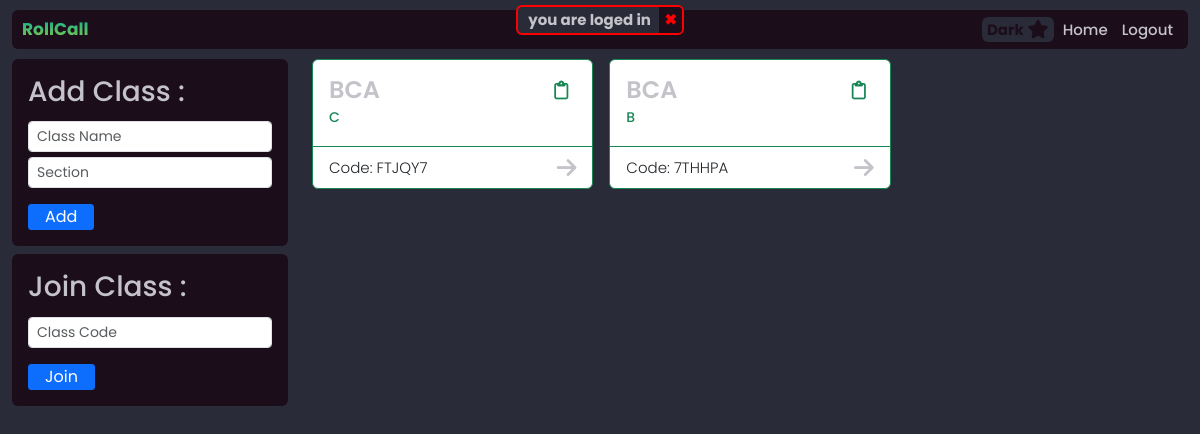
The app's page /teacher (signed in), older data.
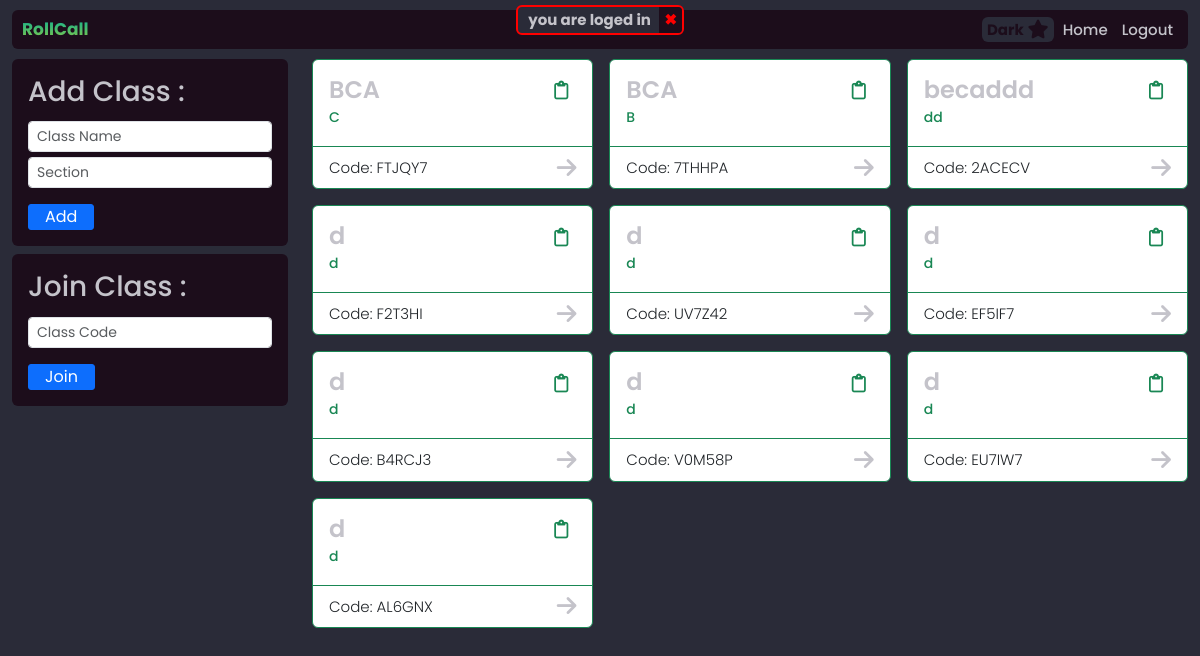
The same page, newer data.
### tables this page shows
CREATE TABLE `class` (
  `class_id` int(11) NOT NULL,
  `class_name` varchar(255) NOT NULL,
  `class_code` varchar(6) NOT NULL,
  `section` varchar(255) DEFAULT NULL,
  `start_date` date NOT NULL
);

### teacher/index.php (called while the page is built)
<?php
include_once("../templates/home.php");
include_once("../templates/footer.php");
exit();
?>

### includes/action.function.inc.php (called while the page is built, shortened)
<?php
function giveClasses($conn, $user_id, $user_type)
{
    if ($user_type === "teacher") {
        $stmt = $conn->prepare("
            SELECT class.* FROM class
            INNER JOIN class_teacher_member ON class_teacher_member.class_id = class.class_id
            WHERE class_teacher_member.teacher_id = ?
        ");
    } else {
        $stmt = $conn->prepare("
            SELECT class.* FROM class
            INNER JOIN class_student_member ON class_student_member.class_id = class.class_id
            WHERE class_student_member.student_id = ?
        ");
    }
    $stmt->bind_param("i", $user_id);
    $stmt->execute();
    $result = $stmt->get_result();
    $classes = array();
    while ($row = $result->fetch_assoc()) {
        $classes[] = $row;
    }
    return $classes;
}

### includes/main.function.inc.php (called while the page is built, shortened)
<?php
$DOMAIN = $_SERVER['HTTP_HOST'];

### templates/home.php (the view, shortened to what this page needs)
<?php include_once('../templates/header.php') ?>
<?php
require_once('../includes/main.function.inc.php');
require_once '../includes/dbh.inc.php';
require_once '../includes/action.function.inc.php';
?>
<link rel="stylesheet" href="../styles/home.css">
<section class="container-fluid main-body">
    <div class="row">
        <div class="col-md-4 col-lg-3">
            <?php if ($_SESSION['userType'] === "teacher") : ?>
                <div class="box p-3 mb-2 bgImage">
                    <form action="../includes/addClass.inc.php" method="post">
                        <div class="add-class d-flex flex-column">
                            <h3>Add Class :</h3>
                            <span>
                                <input type="text" class="addClass-input form-control form-control-sm" name="class_name" placeholder="Class Name" />
                            </span>
                            <span>
                                <input type="text" class="addClass-input form-control form-control-sm" name="class_section" placeholder="Section" />
                            </span>
                            <input type="submit" name="submit" value="Add" class="btn btn-primary py-0 px-3">
                        </div>
                    </form>
                </div>
            <?php endif ?>
            <div class="box p-3 mb-2 bgImage">
                <form action="../student/joinClass.inc.php" method="post">
                    <div class="join-class d-flex flex-column">
                        <h3>Join Class :</h3>
                        <?php
                        if (isset($_GET["join"])) {
                            $class_code = $_GET["join"];
                        } else {
                            $class_code = "";
                        }
                        ?>
                        <span>
                            <input type="text" class="addClass-input form-control form-control-sm" name="class_code" placeholder="Class Code" value="<?= $class_code ?>" />
                        </span>
                        <input type="submit" name="submit" value="Join" class="btn btn-primary py-0 px-3">
                    </div>
                </form>
            </div>
        </div>
        <div class="col">
            <div class="row row-cols-1 row-cols-sm-2 row-cols-md-2 row-cols-lg-3 g-3 ">
                <?php
                $classes = giveClasses($conn, $_SESSION['id'], $_SESSION['userType']);
                if (count($classes) > 0) {
                    foreach ($classes as $class) {
                ?>
                        <div class="col">
                            <div class="card border-success bgImage">
                                <div class="card-body text-success bg-image">
                                    <div class="d-flex justify-content-between">
                                        <a href="../<?= $_SESSION['userType'] ?>/peoples.php" class="class-name-btn" onclick="setClassIdCookie('<?= $class['class_id'] ?>','<?= $class['class_name'] ?>')">
                                            <span class="flex-cen">
                                                <h4 class="m-0"><?= $class['class_name'] ?></h4>
                                            </span></a>
                                        <span class="ml-auto copyCode-btn flex-cen tooltip-box" tooltip-data="Copy Class Link" data-link="<?= $DOMAIN ?>/home.php?join=<?= $class['class_code'] ?>"><i class="fa-regular fa-clipboard fa-lg"></i></span>
                                    </div>
                                    <p class="card-text"><?= $class['section'] ?></p>
                                </div>
                                <div class="card-footer bg-transparent border-success d-flex justify-content-between">
                                    <span>
                                    Code: <?= $class['class_code'] ?>
                                    </span>
                                    <a href="../<?= $_SESSION['userType'] ?>/peoples.php" onclick="setClassIdCookie('<?= $class['class_id'] ?>','<?= $class['class_name'] ?>')">
                                    </a>
                                </div>
                            </div>
                        </div>
                <?php
                    }
                } else {
                    echo "No classes found.";
                }
                ?>
            </div>
        </div>
    </div>
</section>
<?php include_once('../templates/footer.php') ?>

### templates/header.php (shortened to what this page needs)
<!DOCTYPE html>
<html lang="en">
<head>
    <link rel='stylesheet' href='https://unicons.iconscout.com/release/v2.1.9/css/unicons.css'>
    <link href="https://cdn.jsdelivr.net/npm/bootstrap@5.3.0-alpha2/dist/css/bootstrap.min.css" rel="stylesheet">
    <link rel="stylesheet" href="../styles/headers.css">
</head>
<body class="bgImage">
    <main>
        <div class="container-fluid header-box">
                    <div id="header" class="bgImage">
                        <div id="header-title-bar">
                            <div id="header-title">RollCall </div>
                        </div>
                        <div class="d-flex gap-1 float-right" id="menu">
                            <span onclick="changeTheme()" class="changeTheme-btn">
                                <span id="theme-label">Dark</span>
                                <i class="fa-solid fa-star fa-lg changeTheme-icon"></i>
                            </span>
                            <?php if (isset($_SESSION["id"])) : ?>
                                <span><a href='../<?php echo $_SESSION['userType']; ?>'>Home</a></span>
                                <span><a href='../includes/logout.inc.php'>Logout</a></span>
                            <?php else : ?>
                                <span><a href='auth.php'>Login</a></span>
                            <?php endif; ?>
                        </div>
                    </div>
        </div>
        <div id="messageBox">
            <?php if (isset($_SESSION["error"])) : ?>
                <div id='messageCard'>
                    <span class='message'><?= $_SESSION["error"] ?></span>
                    <span class='cross-icon' onclick='closeMessageBox(event)'>&#x2716;</span>
                </div>
            <?php endif; ?>
        </div>

### templates/footer.php (shortened to what this page needs)
</main>
</body>
</html>

### styles/headers.css (style rules this page uses)
:root { --bgColor: #2a2b38; --fgColor: #1C0D1B; --fg1Color: #1f2029; --priColor: #EDEADE; --textColor: #C4C3CA; --secColor: white; --borderR: 6px; --text-color: rgb(245, 245, 245); --input-placeholder-color: #999; }
* { margin: 0px; padding: 0px; transition: all 200ms linear; box-sizing: border-box; }
.tooltip-box { position: relative; }
.tooltip-box::after, .tooltip-box::before { --scale: 0; --tooltip-color: var(--fgColor); --arrow-size: 10px; position: absolute; top: -.25rem; left: 50%; transform: translateX(-50%) translateY(var(--tanslate-y, 0)) scale(var(--scale)); transition: 150ms transform; transform-origin: bottom center; }
.tooltip-box::before { --tanslate-y: calc(-95% - var(--arrow-size)); content: attr(tooltip-data); color: var(--textColor); padding: 0px 0.5rem; width: max-content; background: var(--tooltip-color); border-radius: var(--borderR); z-index: 10; }
.tooltip-box::after { --tanslate-y: calc(-1 * var(--arrow-size)); content: ''; border: var(--arrow-size) solid transparent; border-top-color: var(--tooltip-color); transform-origin: top center; z-index: 11; }
.flex-cen { display: flex; justify-content: center; align-items: center; }
a { cursor: pointer; transition: all 200ms linear; display: block; color: var(--textColor); text-decoration: none; }
p { font-weight: 500; font-size: 14px; }
h4 { font-weight: 600; }
body { font-family: 'Poppins', sans-serif; font-weight: 300; font-size: 15px; line-height: 1.7; color: var(--textColor); background-color: var(--bgColor); overflow-x: hidden; }
.bgImage { background-image: url('https://s3-us-west-2.amazonaws.com/s.cdpn.io/1462889/pat.svg'); background-position: bottom center; background-repeat: no-repeat; background-size: 300%; }
#header { border-radius: 6px; padding: 5px 10px; background-color: var(--fgColor); background-size: 300%; display: flex; justify-content: space-between; align-items: center; }
#header-title-bar { display: flex; justify-content: center; align-items: center; gap: 1rem; }
#header-title { font-size: 17px; background: -webkit-linear-gradient(#00b09b, #96c93d); -webkit-background-clip: text; -webkit-text-fill-color: transparent; font-weight: bold; }
#menu>span { padding: 0 5px; font-weight: 500; }
.changeTheme-btn { background-color: var(--bgColor); padding: 0px var(--borderR); border-radius: var(--borderR); cursor: pointer; user-select: none; }
#theme-label { color: var(--fgColor); font-weight: bold; }
.changeTheme-icon { line-height: 1; color: var(--fgColor); }
#messageBox { width: 100%; position: absolute; top: 5px; left: 0px; }
#messageCard { background-color: var(--bgColor); border-radius: var(--borderR); border: solid 2px red; padding-left: 10px; width: fit-content; margin: 0 auto; overflow: hidden; color: var(--textColor); font-weight: bold; }
.cross-icon { margin-left: 5px; color: red; background-color: var(--fgColor); padding: 5px; box-sizing: border-box; cursor: pointer; }
main { display: flex; flex-direction: column; height: 100vh; gap: 10px; }
.main-body { flex-grow: 1; overflow: hidden; padding-bottom: 10px; gap: 10px; }
.header-box { margin-top: 10px; }

### styles/home.css (style rules this page uses)
.copyCode-btn { width: 30px; height: 30px; position: relative; }
.box { background-color: var(--fgColor); border-radius: var(--borderR); background-size: 500%; }
form input[type="text"] { width: 100%; margin-top: 5px; }
form input[type="submit"] { border-radius: 3px; width: fit-content; margin-top: 1rem; }

Row changes from the older to the newer data that the page shows:
added class: class_name "becaddd", section "dd", class_code "2ACECV"
added class: class_name "d", section "d", class_code "F2T3HI"
added class: class_name "d", section "d", class_code "UV7Z42"
added class: class_name "d", section "d", class_code "EF5IF7"
added class: class_name "d", section "d", class_code "B4RCJ3"
added class: class_name "d", section "d", class_code "V0M58P"
added class: class_name "d", section "d", class_code "EU7IW7"
added class: class_name "d", section "d", class_code "AL6GNX"
